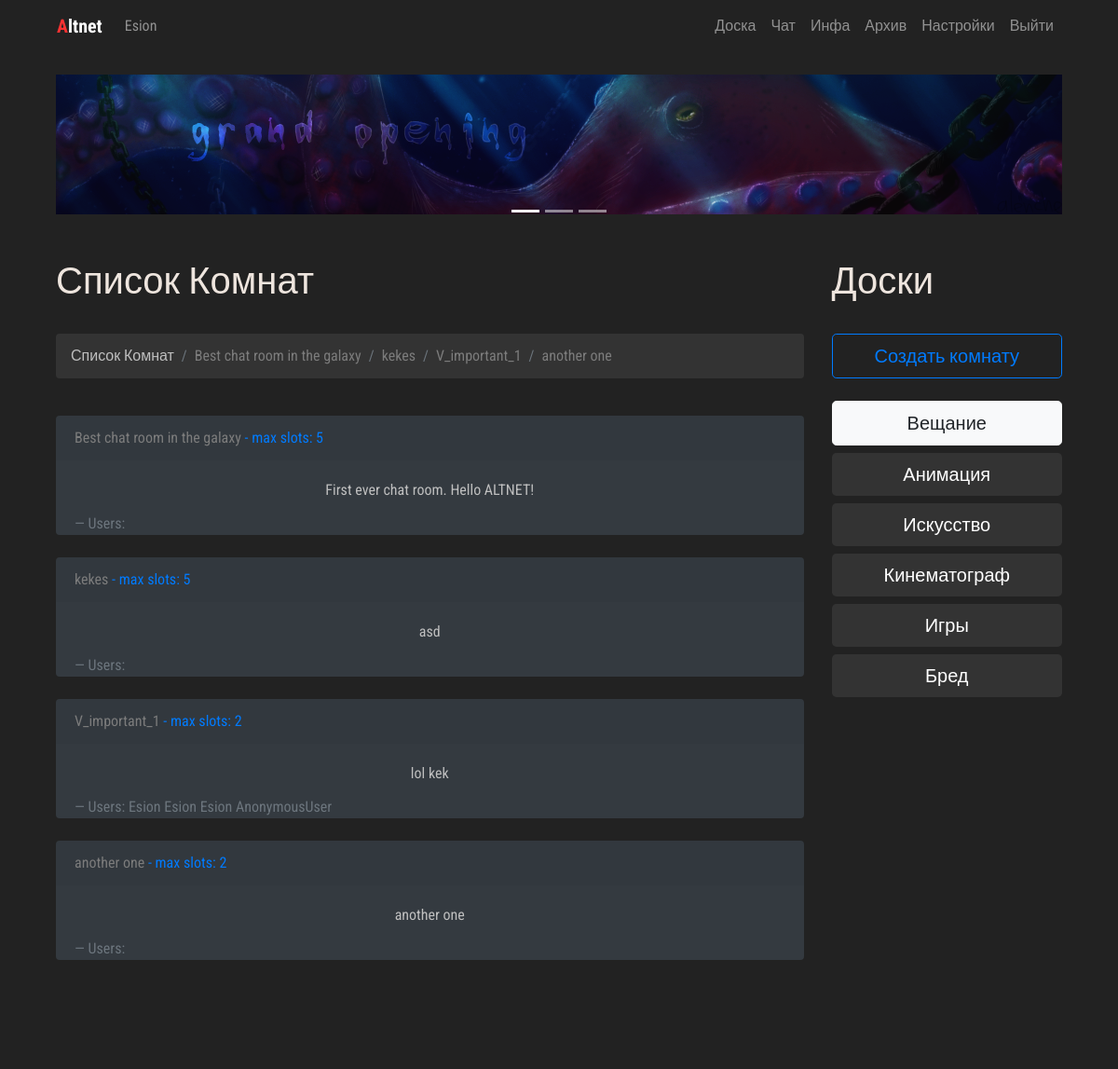
Page /chat/ (signed in) on the committed database.
### chat/models.py (models this page shows, shortened)
class Room(models.Model):
    host = models.ForeignKey(User, on_delete=models.CASCADE)
    name = models.TextField(blank=False, null=False, max_length=30)
    description = models.TextField(blank=True, null=True, max_length=200)
    max_slots = models.IntegerField(blank=False, null=False, default=5)
    language_code = models.IntegerField(blank=False, null=False, default=0)
    is_testing = models.BooleanField(blank=False, null=False, default=0)
    pub_date = models.DateTimeField('Date published', auto_now=True)
    is_permanent = models.BooleanField(blank=False, null=False, default=False)
    is_hidden = models.BooleanField(blank=False, null=False, default=False)
    is_media_tolerant = models.BooleanField(blank=False, null=False, default=True)
    is_autoplay = models.BooleanField(blank=False, null=False, default=False)

class Pool(models.Model):
    username = models.CharField('Username', max_length=150, blank=False, null=False)
    room_name = models.ForeignKey(Room, on_delete=models.CASCADE)
    pub_date = models.DateTimeField('Date published', auto_now=True)

### chat/views.py (the view, shortened to what this page needs)
# urls.py: path('', paperhome, name='index'),
def index(request):
    if request.user.is_authenticated:
        username = request.user.username
        loc_option = Hikka.objects.get(user=request.user.id).language_code
    else:
        username = anonymous_validator(request)
        loc_option = 0
    template = loader.get_template('chat.html')
    room_list = Room.objects.filter(language_code=loc_option)
    pool = {}
    room_form = CreateRoom()
    for item in room_list.iterator():
        load = {}
        load['id'] = item.id
        load['name'] = item.name
        load['host'] = item.host
        load['description'] = item.description
        load['max_slots'] = item.max_slots
        load['language_code'] = item.language_code
        load['is_testing'] = item.is_testing
        load['users'] = []
        user_pool = item.pool_set.all()
        for i in user_pool:
            load['users'].append(str(i.username))
        if len(load['users']) == 0:
            if item.is_permanent:
                pass
            else:
                item.delete()
        pool[item.name] = load
    context = {
        'loc': loc_resolver('lobby'),
        'lang': loc_option,
        'room_list': room_list,
        'pool': pool,
        'room_form': room_form,
        'username': username
    }
    return HttpResponse(template.render(context, request))

### board/templatetags/loc_extra.py (called while the page is built)
@register.filter
def return_item(l, i):
    try:
        return l[i]
    except:
        return None

### scripts/localisation.py (called while the page is built, shortened)
def loc_resolver(specific):
    load = {}
    if specific == 'home':
        load['me'] = loc.Me
        load['UI'] = loc.UI
        load['errors'] = loc.Errors
        load['headers'] = loc.Headers
    elif specific == 'account':
        load['profile'] = loc.Profile
        load['errors'] = loc.Errors
        load['headers'] = loc.Headers
        load['UI'] = loc.UI
    elif specific == 'lobby':
        load['UI'] = loc.UI
        load['headers'] = loc.Headers
        load['errors'] = loc.Errors
        load['board_'] = loc.Board
        load['thread'] = loc.Thread
        load['categories'] = loc.Categories
        load['chat'] = loc.Chat
    elif specific == 'info':
        load['UI'] = loc.UI
        load['info'] = loc.Info
    return load

### chat/templates/chat.html (shortened to what this page needs)
{% extends 'hat.html' %}
{% block content %}
{% load loc_extra %}
<div class="row col-">
        <div class=" col-lg-9 col-sm-12 col-md-12 col-xl-9 content">
       <br>
  <div class="trds">
  <main class="contentd" role="main">
  <header>
 <h1 data-text="{{ loc.chat.ROOM_LIST|return_item:lang }}">{{ loc.chat.ROOM_LIST|return_item:lang }}</h1></header></main></div>
  <br>
<nav aria-label="breadcrumb" role="navigation">
  <ol class="breadcrumb">
    <li class="breadcrumb-item">{{ loc.chat.ROOM_LIST|return_item:lang }}</li>
    {% if room_list %}
      {% for room in room_list %}
      <li class="breadcrumb-item"><a href="#{{ thread.thread_title }}">{{ room.name }}</a></li>
      {% endfor %}
      {% else %}
      <li class="breadcrumb-item"><a href="#">{{ loc.errors.NO_CHAT_ROOMS|return_item:lang }}</a></li>
      {% endif %}
  </ol>
</nav>
<br>
            {% for key,value in pool.items %}
            <div class="card bg-dark">
  <div class="card-header text-primary" style="border:none;">
      <a href="{% url 'Chat:room' value.id %}">{{ key }}</a> - max slots: {{ value.max_slots }}
  </div>
  <div class="card-body">
    <blockquote class="blockquote mb-0">
        <p style="text-align:center; font-size:16px">{{ value.description }}</p>
      <footer class="blockquote-footer">Users: {% for user in value.users %} {{ user }} {% endfor %}
          <cite title="Source Title"></cite></footer>
    </blockquote>
  </div>
</div>
<br />
 {% endfor %}
<br><br>
  <br>
</div>
 <div class=" col-lg-3 col- left-sidebar">
      <br>
       <div class="trds">
  <main class="contentd" role="main">
  <header>
 <h1 data-text="{{ loc.headers.BOARDS|return_item:lang }}">{{ loc.headers.BOARDS|return_item:lang }}</h1></header>
  </main></div> <br>
     <button role="button" type="button" class="btn btn-outline-primary btn-lg btn-block" data-toggle="modal" data-target="#exampleModal">
  {{ loc.chat.CREATE_ROOM|return_item:lang }}
</button>
     <br />
  <a href="{% url 'Board:cat' 'Broadcast' %}" role="button" class="btn btn-light btn-lg btn-block">{{ loc.categories.BROADCAST|return_item:lang }}</a>
    <a href="{% url 'Board:cat' 'Animation' %}" role="button" class="btn btn-dark btn-lg btn-block">{{ loc.categories.ANIMATION|return_item:lang }}</a>
    <a href="{% url 'Board:cat' 'Artwork' %}" role="button" class="btn btn-dark btn-lg btn-block">{{ loc.categories.ARTWORK|return_item:lang }}</a>
    <a href="{% url 'Board:cat' 'Cinematics' %}" role="button" class="btn btn-dark btn-lg btn-block">{{ loc.categories.CINEMATICS|return_item:lang }}</a>
    <a href="{% url 'Board:cat' 'Videogames' %}" role="button" class="btn btn-dark btn-lg btn-block">{{ loc.categories.VIDEOGAMES|return_item:lang }}</a>
    <a href="{% url 'Board:cat' 'Random' %}" role="button" class="btn btn-dark btn-lg btn-block">{{ loc.categories.RANDOM|return_item:lang }}</a><br>
     <br />
</body>
{% endblock %}

### board/templates/hat.html (shortened to what this page needs)
<!DOCTYPE html>
{% load loc_extra %}
<html lang="en"><head>
	<link rel="stylesheet" href="https://stackpath.bootstrapcdn.com/bootstrap/4.3.1/css/bootstrap.min.css">
     {% load static %}
    <link rel="stylesheet" href=" {% static 'css/master.css' %} " type="text/css">
  </head>
  <body>
<div class="container">
   <nav class="navbar navbar-expand-lg navbar-dark" style="background-color: #222222;">
  <div class="collapse navbar-collapse" id="navbarTogglerDemo01">
    <a class="navbar-brand" href="{% url 'Manager:me' %}"><b><span style="color: #fc3232">A</span>ltnet</b></a>
    <ul class="navbar-nav mr-auto mt-2 mt-lg-0">
    {% if user.is_authenticated %}
         <li class="nav-item">
           <a class="nav-link" href="{% url 'Board:user' %}">{{ user.username }}</a>
      </li>
        {% else %}
        <li class="nav-item">
        <a class="nav-link" href="{% url 'Manager:login' %}">{{ loc.UI.LOG_IN|return_item:lang }}</a>
      </li>
        {% endif %}
    </ul>
     <ul class="navbar-nav  mt-2 mt-lg-0">
      <li class="nav-item">
        <a class="nav-link" href="{% url 'Board:board' %}">{{ loc.UI.BOARD|return_item:lang }}</a>
      </li>
      <li class="nav-item">
        <a class="nav-link" href="{% url 'Chat:chat' %}">{{ loc.UI.CHAT|return_item:lang }}</a>
      </li>
      <li class="nav-item">
        <a class="nav-link" href="{% url 'Paper:info' %}">{{ loc.UI.INFO|return_item:lang }}</a>
      </li>
      <li class="nav-item">
        <a class="nav-link" href="{% url 'Archive:index' %}">{{ loc.UI.ARCHIVE|return_item:lang }}</a>
      </li>
      <li class="nav-item">
        <a class="nav-link" href="#">{{ loc.UI.SETTINGS|return_item:lang }}</a>
      </li>
      <li class="nav-item">
        <a class="nav-link" href="{% url 'Manager:logout' %}">{{ loc.UI.LOG_OUT|return_item:lang }}</a>
      </li>
    </ul>
  </div>
</nav>
<div class="col-lg-12 head-block"><br>
<div id="carouselExampleControls" class="carousel slide" data-ride="carousel">
     <ol class="carousel-indicators">
    <li data-target="#carouselExampleControls" data-slide-to="0" class="active"></li>
    <li data-target="#carouselExampleControls" data-slide-to="1"></li>
    <li data-target="#carouselExampleControls" data-slide-to="2"></li>
  </ol>
  <div class="carousel-inner">
    <div class="carousel-item active">
      <img class="d-block w-100" src="{% static 'imgs/go.png' %}" alt="Second slide" height="150px">
    </div>
  </div>
<br>
</div>
{% block content %} {% endblock %}
<br>
</body>
</html>

### static/css/master.css (style rules this page uses)
.head-block,.top-menu,.top-material,.left-sidebar,.content { background:#222222; margin-bottom:5px; }
.head-block { height:40px; }
.content { border: none; }
.head-block { height:150px; background:right center no-repeat; }
.card { background: #333333; border: none; }
.breadcrumb { background: #333333; }
.btn-dark { background: #333333; border: none; }
body { font-family: 'Roboto Condensed', sans-serif; font-size: initial; }
a { color: #7c7c7c; font-size: initial; }
body { background: #222; color: #bfbfbf; }
.contentd header h1 { position:relative;color:#eee5de }
.contentd header h1:after, .contentd header h1:before { position:absolute;top:0;overflow:hidden;clip:rect(0,100vw,0,0);content:attr(data-text);background: #a9a9a9 }
.contentd header h1:before { left:-1vmin;animation:noise 7s infinite steps(3,end) alternate-reverse;color:#71fcff;text-shadow:.4vmin 0 #00f,-.2vmin 1vmin red }
.contentd header h1:after { left:1vmin;animation:noise-alt 5s infinite steps(3,end) alternate-reverse;color:#ff9eed;text-shadow:-2vmin 0 #ff0,.1vmin -1vmin #00f }
.trds { background: #none; }
footer { position: absolute; bottom: 0; }

### rows in the picture
Room: name "Best chat room in the galaxy"
Room: name "kekes"
Room: name "V_important_1"
Room: name "another one"
Pool: users "Esion"
Pool: users "Esion"
Pool: users "Esion"
Pool: users "AnonymousUser"

### other values in the picture
{{ user.username }} "Esion"
{{ loc.UI.BOARD|return_item:lang }} "Доска"
{{ loc.UI.CHAT|return_item:lang }} "Чат"
{{ loc.UI.INFO|return_item:lang }} "Инфа"
{{ loc.UI.ARCHIVE|return_item:lang }} "Архив"
{{ loc.UI.SETTINGS|return_item:lang }} "Настройки"
{{ loc.UI.LOG_OUT|return_item:lang }} "Выйти"
{{ loc.chat.ROOM_LIST|return_item:lang }} "Список Комнат"
{{ key }} "Best chat room in the galaxy"
{{ value.max_slots }} "5"
{{ value.description }} "First ever chat room. Hello ALTNET!"
{{ key }} "kekes"
{{ value.description }} "asd"
{{ key }} "V_important_1"
{{ value.max_slots }} "2"
